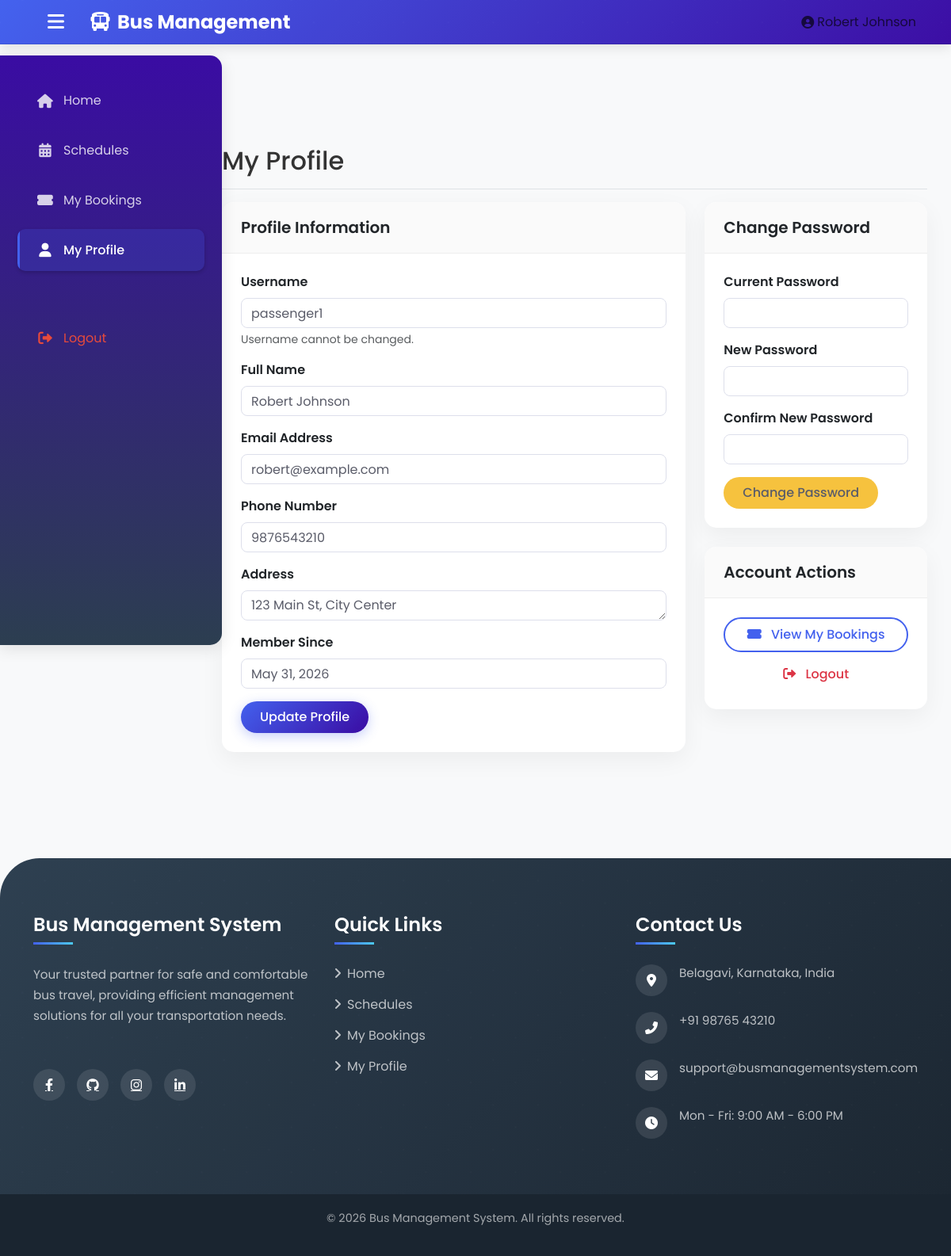
Screenshot of /user/profile.php (signed in) with the database file from the repository.
### tables this page shows
CREATE TABLE IF NOT EXISTS users (
    id INT AUTO_INCREMENT PRIMARY KEY,
    username VARCHAR(50) NOT NULL UNIQUE,
    password VARCHAR(255) NOT NULL,
    name VARCHAR(100) NOT NULL,
    email VARCHAR(100) NOT NULL UNIQUE,
    phone VARCHAR(20) NOT NULL,
    address TEXT NOT NULL,
    status ENUM('active', 'inactive') DEFAULT 'active',
    created_at TIMESTAMP DEFAULT CURRENT_TIMESTAMP
);

### user/profile.php (the view, shortened to what this page needs)
<?php
require_once '../config/database.php';
$user_id = $_SESSION['user_id'];
$userSql = "SELECT * FROM users WHERE id = ?";
$userStmt = $conn->prepare($userSql);
$userStmt->bind_param("i", $user_id);
$userStmt->execute();
$userResult = $userStmt->get_result();
if ($userResult->num_rows === 1) {
    $user = $userResult->fetch_assoc();
} else {
    header("Location: ../auth/logout.php");
    exit();
}
include 'includes/header.php';
?>
<div class="d-flex justify-content-between flex-wrap flex-md-nowrap align-items-center pt-3 pb-2 mb-3 border-bottom">
    <h1 class="h2">My Profile</h1>
</div>
<div class="row">
    <div class="col-md-8">
        <div class="card mb-4">
            <div class="card-header">
                <h5>Profile Information</h5>
            </div>
            <div class="card-body">
                <form method="post" action="">
                    <div class="mb-3">
                        <label for="username" class="form-label">Username</label>
                        <input type="text" class="form-control" id="username" value="<?php echo $user['username']; ?>" readonly>
                        <div class="form-text">Username cannot be changed.</div>
                    </div>
                    <div class="mb-3">
                        <label for="name" class="form-label">Full Name</label>
                        <input type="text" class="form-control" id="name" name="name" value="<?php echo $user['name']; ?>" required>
                    </div>
                    <div class="mb-3">
                        <label for="email" class="form-label">Email Address</label>
                        <input type="email" class="form-control" id="email" name="email" value="<?php echo $user['email']; ?>" required>
                    </div>
                    <div class="mb-3">
                        <label for="phone" class="form-label">Phone Number</label>
                        <input type="tel" class="form-control" id="phone" name="phone" value="<?php echo $user['phone']; ?>" required>
                    </div>
                    <div class="mb-3">
                        <label for="address" class="form-label">Address</label>
                        <textarea class="form-control" id="address" name="address" rows="3"><?php echo $user['address']; ?></textarea>
                    </div>
                    <div class="mb-3">
                        <label for="created_at" class="form-label">Member Since</label>
                        <input type="text" class="form-control" id="created_at" value="<?php echo date('F d, Y', strtotime($user['created_at'])); ?>" readonly>
                    </div>
                    <button type="submit" name="update_profile" class="btn btn-primary">Update Profile</button>
                </form>
            </div>
        </div>
    </div>
    <div class="col-md-4">
        <div class="card mb-4">
            <div class="card-header">
                <h5>Change Password</h5>
            </div>
            <div class="card-body">
                <form method="post" action="">
                    <div class="mb-3">
                        <label for="current_password" class="form-label">Current Password</label>
                        <input type="password" class="form-control" id="current_password" name="current_password" required>
                    </div>
                    <div class="mb-3">
                        <label for="new_password" class="form-label">New Password</label>
                        <input type="password" class="form-control" id="new_password" name="new_password" required>
                    </div>
                    <div class="mb-3">
                        <label for="confirm_password" class="form-label">Confirm New Password</label>
                        <input type="password" class="form-control" id="confirm_password" name="confirm_password" required>
                    </div>
                    <button type="submit" name="change_password" class="btn btn-warning">Change Password</button>
                </form>
            </div>
        </div>
        <div class="card">
            <div class="card-header">
                <h5>Account Actions</h5>
            </div>
            <div class="card-body">
                <div class="d-grid gap-2">
                    <a href="bookings.php" class="btn btn-outline-primary">
                        <i class="fas fa-ticket-alt me-2"></i> View My Bookings
                    </a>
                    <a href="../auth/logout.php" class="btn btn-outline-danger">
                        <i class="fas fa-sign-out-alt me-2"></i> Logout
                    </a>
                </div>
            </div>
        </div>
    </div>
</div>
<?php
include 'includes/footer.php';
?>

### assets/css/style.css (style rules this page uses)
body { min-height: 100vh; display: flex; flex-direction: column; overflow-x: hidden; }

### assets/css/design-system.css (style rules this page uses)
:root { --primary: #4e73df; --primary-dark: #2e59d9; --primary-light: #6f8be8; --primary-bg: rgba(78, 115, 223, 0.1); --secondary: #858796; --secondary-dark: #6e707e; --secondary-light: #a2a4af; --secondary-bg: rgba(133, 135, 150, 0.1); --success: #1cc88a; --success-dark: #169a6b; --success-light: #3dd598; --success-bg: rgba(28, 200, 138, 0.1); --info: #36b9cc; --info-dark: #258391; --info-light: #58c7d6; --info-bg: rgba(54, 185, 204, 0.1); --warning: #f6c23e; --warning-dark: #dda20a; --warning-light: #f8cd60; --warning-bg: rgba(246, 194, 62, 0.1); --danger: #e74a3b; --danger-dark: #be2617; --danger-light: #ec6b5e; --danger-bg: rgba(231, 74, 59, 0.1); --light: #f8f9fc; --light-dark: #eaecf4; --light-darker: #dddfeb; --dark: #5a5c69; --dark-light: #6e707e; --dark-lighter: #858796; --white: #ffffff; --black: #000000; --body-bg: #f8f9fa; --body-color: #5a5c69; --font-family-sans-serif: 'Nunito', 'Segoe UI', 'Helvetica Neue', Arial, sans-serif; --font-family-monospace: 'SFMono-Regular', Menlo, Monaco, Consolas, 'Liberation Mono', 'Courier New', monospace; --font-size-base: 1rem; --font-size-sm: 0.875rem; --font-size-lg: 1.25rem; --font-size-xl: 1.5rem; --font-size-xxl: 2rem; --font-weight-light: 300; --font-weight-normal: 400; --font-weight-semibold: 600; --font-weight-bold: 700; --spacer: 1rem; --spacer-1: 0.25rem; --spacer-2: 0.5rem; --spacer-3: 1rem; --spacer-4: 1.5rem; --spacer-5: 3rem; --border-radius-sm: 0.25rem; --border-radius: 0.5rem; --border-radius-lg: 0.75rem; --border-radius-xl: 1rem; --border-radius-pill: 50rem; --border-radius-circle: 50%; --shadow-sm: 0 0.125rem 0.25rem rgba(0, 0, 0, 0.075); --shadow: 0 0.5rem 1rem rgba(0, 0, 0, 0.08); --shadow-lg: 0 1rem 3rem rgba(0, 0, 0, 0.1); --transition-base: all 0.2s ease-in-out; --transition-fade: opacity 0.15s linear; --transition-collapse: height 0.35s ease; --zindex-dropdown: 1000; --zindex-sticky: 1020; --zindex-fixed: 1030; --zindex-modal-backdrop: 1040; --zindex-modal: 1050; --zindex-popover: 1060; --zindex-tooltip: 1070; }
body { font-family: var(--font-family-sans-serif); font-size: var(--font-size-base); font-weight: var(--font-weight-normal); line-height: 1.5; color: var(--body-color); background-color: var(--body-bg); -webkit-font-smoothing: antialiased; -moz-osx-font-smoothing: grayscale; }
.card { position: relative; display: flex; flex-direction: column; min-width: 0; word-wrap: break-word; background-color: var(--white); background-clip: border-box; border: 0 solid transparent; border-radius: var(--border-radius); box-shadow: var(--shadow); margin-bottom: var(--spacer-4); transition: var(--transition-base); }
.card-header { padding: var(--spacer-3) var(--spacer-4); margin-bottom: 0; background-color: var(--white); border-bottom: 1px solid var(--light-dark); border-radius: var(--border-radius) var(--border-radius) 0 0 !important; display: flex; align-items: center; justify-content: space-between; }
.card-header h5, .card-header h6 { margin-bottom: 0; font-weight: var(--font-weight-semibold); }
.card-body { flex: 1 1 auto; padding: var(--spacer-4); }
.btn { display: inline-block; font-weight: var(--font-weight-normal); text-align: center; white-space: nowrap; vertical-align: middle; user-select: none; border: 1px solid transparent; padding: 0.375rem 0.75rem; font-size: var(--font-size-base); line-height: 1.5; border-radius: var(--border-radius); transition: var(--transition-base); }
.btn-primary { color: var(--white); background-color: var(--primary); border-color: var(--primary); }
.btn-warning { color: var(--dark); background-color: var(--warning); border-color: var(--warning); }
.form-control { display: block; width: 100%; height: calc(1.5em + 0.75rem + 2px); padding: 0.375rem 0.75rem; font-size: var(--font-size-base); font-weight: var(--font-weight-normal); line-height: 1.5; color: var(--dark); background-color: var(--white); background-clip: padding-box; border: 1px solid var(--light-darker); border-radius: var(--border-radius); transition: var(--transition-base); }
.form-label { margin-bottom: 0.5rem; font-weight: var(--font-weight-semibold); }

### rows the page displays
users: username "passenger1", name "Robert Johnson", email "robert@example.com", phone "9876543210", address "123 Main St, City Center", created_at "May 31, 2026"

### other values shown
$_SESSION['name'] "Robert Johnson"
